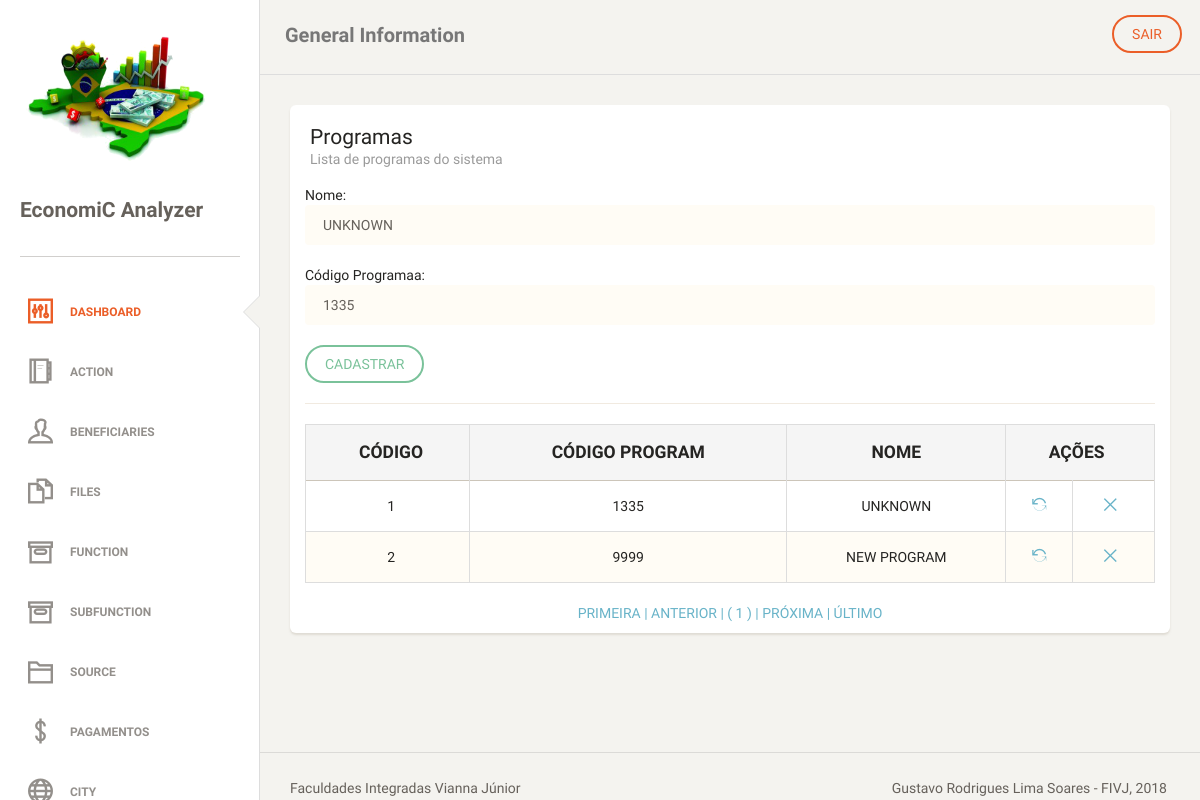
The page /programs.php?act=upd&id=1 (signed in) on the database its author committed.
### tables this page shows
CREATE TABLE `tb_program` (
  `id_program` int(11) NOT NULL AUTO_INCREMENT,
  `str_cod_program` varchar(4) NOT NULL,
  `str_name_program` varchar(255) DEFAULT NULL,
  PRIMARY KEY (`id_program`),
  UNIQUE KEY `str_cod_program_UNIQUE` (`str_cod_program`)
);

### classes/programs.php (called while the page is built)
<?php
class programs
{
    private $id_program;
    private $str_cod_program;
    private $str_name_program;
    public function __construct($id_program, $str_cod_program, $str_name_program)
    {
        $this->id_program = $id_program;
        $this->str_cod_program = $str_cod_program;
        $this->str_name_program = $str_name_program;
    }
    public function getIdProgram()
    {
        return $this->id_program;
    }
    public function setIdProgram($id_program)
    {
        $this->id_program = $id_program;
    }
    public function getStrCodProgram()
    {
        return $this->str_cod_program;
    }
    public function setStrCodProgram($str_cod_program)
    {
        $this->str_cod_program = $str_cod_program;
    }
    public function getStrNameProgram()
    {
        return $this->str_name_program;
    }
    public function setStrNameProgram($str_name_program)
    {
        $this->str_name_program = $str_name_program;
    }
}

### dao/programsDAO.php (the view, shortened to what this page needs)
<?php
require_once "classes/programs.php";
class programsDAO
{
    public function atualizar($programs)
    {
        global $pdo;
        try {
            $statement = $pdo->prepare("SELECT id_program, str_cod_program, str_name_program FROM tb_program WHERE id_program = :id");
            $statement->bindValue(":id", $programs->getIdProgram());
            if ($statement->execute()) {
                $rs = $statement->fetch(PDO::FETCH_OBJ);
                $programs->setIdProgram($rs->id_program);
                $programs->setStrCodProgram($rs->str_cod_program);
                $programs->setStrNameProgram($rs->str_name_program);
                return $programs;
            } else {
                throw new PDOException("<script> alert('Não foi possível executar a declaração SQL !'); </script>");
            }
        } catch (PDOException $erro) {
            return "Erro: " . $erro->getMessage();
        }
    }
    public function tabelapaginada()
    {
        global $pdo;
        $endereco = $_SERVER ['PHP_SELF'];
        $pagina_atual = (isset($_GET['page']) && is_numeric($_GET['page'])) ? $_GET['page'] : 1;
        $linha_inicial = ($pagina_atual - 1) * QTDE_REGISTROS;
        $sql = "SELECT id_program, str_cod_program, str_name_program FROM tb_program LIMIT {$linha_inicial}, " . QTDE_REGISTROS;
        $statement = $pdo->prepare($sql);
        $statement->execute();
        $dados = $statement->fetchAll(PDO::FETCH_OBJ);
        $sqlContador = "SELECT COUNT(*) AS total_registros FROM tb_program";
        $statement = $pdo->prepare($sqlContador);
        $statement->execute();
        $valor = $statement->fetch(PDO::FETCH_OBJ);
        $primeira_pagina = 1;
        $ultima_pagina = ceil($valor->total_registros / QTDE_REGISTROS);
        $pagina_anterior = ($pagina_atual > 1) ? $pagina_atual - 1 : 0;
        $proxima_pagina = ($pagina_atual < $ultima_pagina) ? $pagina_atual + 1 : 0;
        $range_inicial = (($pagina_atual - RANGE_PAGINAS) >= 1) ? $pagina_atual - RANGE_PAGINAS : 1;
        $range_final = (($pagina_atual + RANGE_PAGINAS) <= $ultima_pagina) ? $pagina_atual + RANGE_PAGINAS : $ultima_pagina;
        $exibir_botao_inicio = ($range_inicial < $pagina_atual) ? 'mostrar' : 'esconder';
        $exibir_botao_final = ($range_final > $pagina_atual) ? 'mostrar' : 'esconder';
        if (!empty($dados)):
            echo "
     <table class='table table-striped table-bordered'>
     <thead>
       <tr style='text-transform: uppercase;' class='active'>
        <th style='text-align: center; font-weight: bolder;'>Código</th>
        <th style='text-align: center; font-weight: bolder;'>Código Program</th>
        <th style='text-align: center; font-weight: bolder;'>Nome</th>
        <th style='text-align: center; font-weight: bolder;' colspan='2'>Ações</th>
       </tr>
     </thead>
     <tbody>";
            foreach ($dados as $prog):
                echo "<tr>
        <td style='text-align: center'>$prog->id_program</td>
        <td style='text-align: center'>$prog->str_cod_program</td>
        <td style='text-align: center'>$prog->str_name_program</td>
        <td style='text-align: center'><a href='?act=upd&id=$prog->id_program' title='Alterar'><i class='ti-reload'></i></a></td>
        <td style='text-align: center'><a href='?act=del&id=$prog->id_program' title='Remover'><i class='ti-close'></i></a></td>
       </tr>";
            endforeach;
            echo "
</tbody>
     </table>
     <div class='box-paginacao' style='text-align: center'>
       <a class='box-navegacao  $exibir_botao_inicio' href='$endereco?page=$primeira_pagina' title='Primeira Página'> PRIMEIRA  |</a>
       <a class='box-navegacao  $exibir_botao_inicio' href='$endereco?page=$pagina_anterior' title='Página Anterior'> ANTERIOR  |</a>
";
            for ($i = $range_inicial; $i <= $range_final; $i++):
                $destaque = ($i == $pagina_atual) ? 'destaque' : '';
                echo "<a class='box-numero $destaque' href='$endereco?page=$i'> ( $i ) </a>";
            endfor;
            echo "<a class='box-navegacao $exibir_botao_final' href='$endereco?page=$proxima_pagina' title='Próxima Página'>| PRÓXIMA  </a>
                  <a class='box-navegacao $exibir_botao_final' href='$endereco?page=$ultima_pagina'  title='Última Página'>| ÚLTIMO  </a>
     </div>";
        else:
            echo "<p class='bg-danger'>Nenhum registro foi encontrado!</p>
     ";
        endif;
    }
}

### programs.php (shortened to what this page needs)
<?php
require_once "classes/template.php";
require_once "dao/programsDAO.php";
require_once "classes/programs.php";
$object = new programsDAO();
if ($_SERVER['REQUEST_METHOD'] == 'POST') {
    $id = (isset($_POST["id"]) && $_POST["id"] != null) ? $_POST["id"] : "";
    $str_cod_program = (isset($_POST["str_cod_program"]) && $_POST["str_cod_program"] != null) ? $_POST["str_cod_program"] : "";
    $str_name_program = (isset($_POST["str_name_program"]) && $_POST["str_name_program"] != null) ? $_POST["str_name_program"] : "";
} else if (!isset($id)) {
    $id = (isset($_GET["id"]) && $_GET["id"] != null) ? $_GET["id"] : "";
    $str_cod_program = NULL;
    $str_name_program = NULL;
}
if (isset($_REQUEST["act"]) && $_REQUEST["act"] == "upd" && $id != "") {
    $programs = new programs($id, '', '');
    $resultado = $object->atualizar($programs);
    $str_cod_program = $resultado->getStrCodProgram();
    $str_name_program = $resultado->getStrNameProgram();
}
?>
<div class='content' xmlns="http://www.w3.org/1999/html">
    <div class='container-fluid'>
        <div class='row'>
            <div class='col-md-12'>
                <div class='card'>
                    <div class='header'>
                        <h4 class='title'>Programas</h4>
                        <p class='category'>Lista de programas do sistema</p>
                    </div>
                    <div class='content table-responsive'>
                        <form action="?act=save&id=" method="POST" name="form1">
                            Nome:
                            <input class="form-control" type="text" name="str_name_program" value="<?php
                            echo (isset($str_name_program) && ($str_name_program != null || $str_name_program != "")) ? $str_name_program : '';
                            ?>"/>
                            <br/>
                            Código Programaa:
                            <input class="form-control" type="text" name="str_cod_program" value="<?php
                            echo (isset($str_cod_program) && ($str_cod_program != null || $str_cod_program != "")) ? $str_cod_program : '';
                            ?>"/>
                            <br/>
                            <input class="btn btn-success" type="submit" value="CADASTRAR">
                            <hr>
                        </form>
                        <?php
                        $object->tabelapaginada();
                        ?>
                    </div>
                </div>
            </div>
        </div>
    </div>
</div>

### rows shown on the page
tb_program: str_name_program "UNKNOWN", str_cod_program "1335", id_program "1"
tb_program: id_program "2", str_cod_program "9999", str_name_program "NEW PROGRAM"
